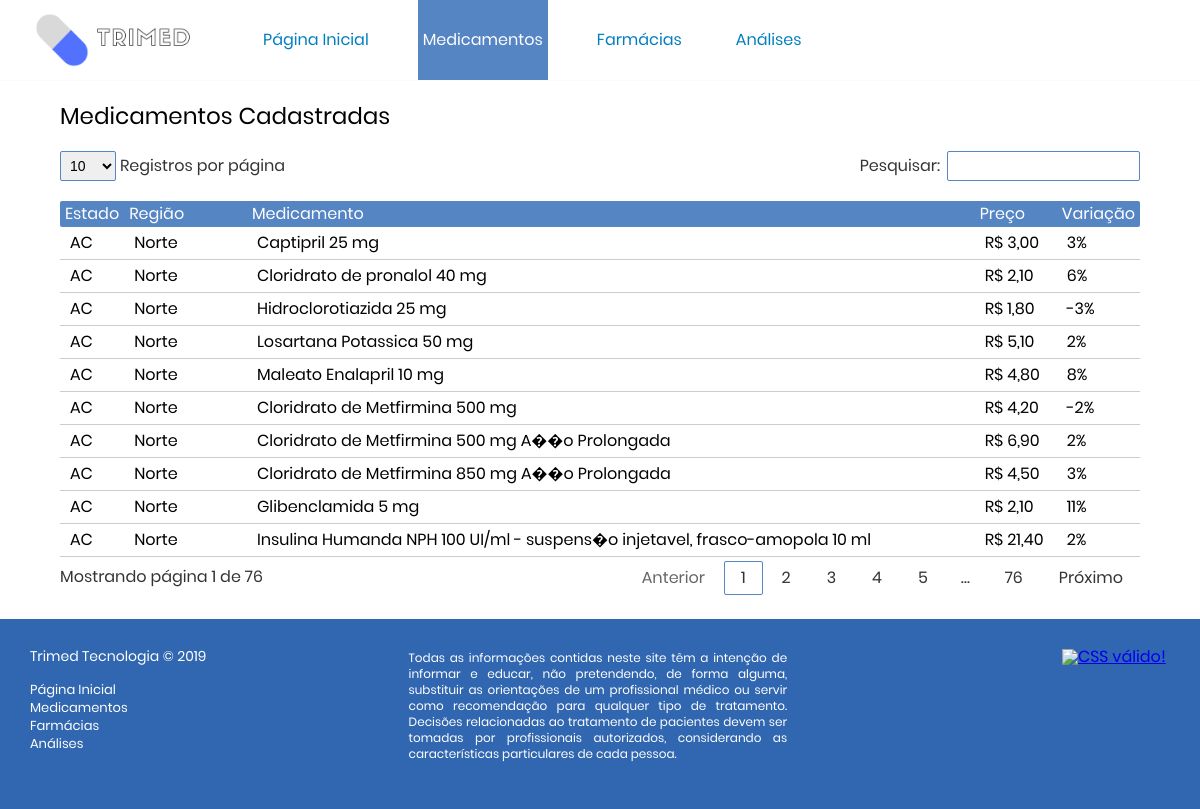
Page /medicamentos.php on the committed database.
### tables this page shows
CREATE TABLE `medicamentos` (
  `id` int(11) NOT NULL,
  `estado` varchar(255) NOT NULL,
  `regiao` varchar(255) NOT NULL,
  `medicamento` varchar(255) NOT NULL,
  `preco` varchar(255) NOT NULL,
  `variacao` varchar(255) NOT NULL
);

### funcoes/listarmedicamentos.php (called while the page is built)
<?php
include('connection/conecta.php');
$query = "select * from medicamentos;";
$con = $conexao->query($query) or die($conexao->error);
?>

### medicamentos.php (the view, shortened to what this page needs)
<?php require_once('head.php'); ?>
<?php require_once('header.php'); ?>
	<section class="conteudonormal">
		<h1>Medicamentos Cadastradas</h1>
		<table id="medicamentos">
			<thead>
				<tr>
					<th>Estado</th>
					<th>Região</th>
					<th>Medicamento</th>
					<th>Preço</th>
					<th>Variação</th>
				</tr>
			</thead>
			<tbody>
			<?php
				include("funcoes/listarmedicamentos.php");
				while($dado = $con->fetch_array()){
			?>
				<tr>
					<td><?php echo $dado['estado'] ?></td>
					<td><?php echo $dado['regiao'] ?></td>
					<td><?php echo $dado['medicamento'] ?></td>
					<td><?php echo $dado['preco'] ?></td>
					<td><?php echo $dado['variacao'] ?></td>
				</tr>
			<?php
				}
			?>
			</tbody>
		</table>
	</section>
<?php require_once('footer.php'); ?>

### head.php (shortened to what this page needs)
<!DOCTYPE html>
<html>
<head>
	<link rel="stylesheet" type="text/css" href="css/style.css">
	<link rel="stylesheet" type="text/css" href="css/effect.css">
	<link rel="stylesheet" type="text/css" href="css/table.css">

### header.php (shortened to what this page needs)
</head>
<body onload="pagina()">
<div class="geral">
	<div class="content">
		<header class="topo">
			<div class="left">
				<img src="img/logo2.png" class="header-logo">
			</div>
			<div class="logo-right">
				<nav class="menu">
					<ul>
						<li><a href="index.php" id="pg">Página Inicial</a></li>
						<li><a href="medicamentos.php" id="rem">Medicamentos</a></li>
						<li><a href="farmacias.php" id="farm">Farmácias</a></li>
						<li><a href="analises.php" id="ana">Análises</a></li>
					</ul>
				</nav>
			</div>
		</header>

### footer.php (shortened to what this page needs)
		<footer>
			<div class="fleft">
        <p>Trimed Tecnologia &copy; 2019</p>
        <ul>
          <li><a href="index.php" id="pg">Página Inicial</a></li>
          <li><a href="medicamentos.php" id="rem">Medicamentos</a></li>
          <li><a href="farmacias.php" id="farm">Farmácias</a></li>
          <li><a href="analises.php" id="ana">Análises</a></li>
        </ul>
			</div>
      <div class="fmid">
        <span>
          Todas as informações contidas neste site têm a intenção de informar e educar, não pretendendo, de forma alguma, substituir as orientações de um profissional médico ou servir como recomendação para qualquer tipo de tratamento. Decisões relacionadas ao tratamento de pacientes devem ser tomadas por profissionais autorizados, considerando as características particulares de cada pessoa.
        </span>
      </div>
      <div class="fright">
        <p>
          <a href="http://jigsaw.w3.org/css-validator/check/referer">
            <img style="border:0;width:88px;height:31px" src="http://jigsaw.w3.org/css-validator/images/vcss-blue" alt="CSS válido!" />
          </a>
        </p>
      </div>
		</footer>
	</div>
</div>
</body>
</html>

### css/style.css (style rules this page uses)
html, body, div, span, applet, object, iframe, h1, h2, h3, h4, h5, h6, p, blockquote, pre, a, abbr, acronym, address, big, cite, code, del, dfn, em, img, ins, kbd, q, s, samp, small, strike, strong, sub, sup, tt, var, b, u, i, center, dl, dt, dd, ol, ul, li, fieldset, form, label, legend, table, caption, tbody, tfoot, thead, tr, th, td, article, aside, canvas, details, embed, figure, figcaption, footer, header, hgroup, menu, nav, output, ruby, section, summary, time, mark, audio, video { margin: 0; padding: 0; border: 0; font-size: 100%; font: inherit; vertical-align: baseline; }
article, aside, details, figcaption, figure, footer, header, hgroup, menu, nav, section { display: block; }
body { line-height: 1; }
ol, ul { list-style: none; }
table { border-collapse: collapse; border-spacing: 0; }
.geral { position: absolute; width: 100%; height: 100%; top: 0px; left: 0px; font-family: 'Poppins', sans-serif; }
.content { position: relative; width: 100%; height: auto; top: 0px; left: 0px; }
.topo { width: 95%; height: 4em; padding: 0.5em 2.5%; background: #fff; line-height: 4em; }
.left { width: 15%; height: 100%; float: left; }
.left img { height: 100%; }
.logo-right { float: left; width: 58%; padding-left: 5%; text-align: left; }
.logo-right ul li { display: inline; padding-right: 40px; }
.menu ul li a { color: #007EBF; padding: 1.8em 5px; text-decoration: none; }
.active { background: #5685C4; color: #fff !important; }
.logo-right ul li:last-child { padding-right: 0px; }
footer { width: 95.6%; min-height: 130px; height: auto; text-align: left; background: #3167b0; color: #fff; padding: 30px; }
.fleft { width: 33%; float: left; }
.fleft p { font-size: 14px; margin-bottom: 20px; }
.fleft a, .btn-map a { text-decoration: none; color: #fff; }
.fleft ul li { font-size: 13px; margin-bottom: 5px; }
.fmid { width: 33%; float: left; text-align: justify; }
.fmid span { font-size: 12px; }
.fright { width: 33%; float: left; text-align: right; }
.conteudonormal { border-top: 1px #fafafa solid; min-height: 450px; height: auto; width: 90%; padding: 2% 5%; }
.conteudonormal h1 { font-size: 23px; margin-bottom: 1em; }
.conteudonormal table { width: 100%; text-align: left; }
.conteudonormal table th { padding: 5px; background: #5685C4; color: #fff; }
.conteudonormal table td { padding: 10px 5px; background: transparent; color: #000; border-bottom: 1px #ccc solid; }
.conteudonormal table th:first-child { border-top-left-radius: 2px; border-bottom-left-radius: 2px; }
.conteudonormal table th:last-child { border-top-right-radius: 2px; border-bottom-right-radius: 2px; }

### css/table.css (style rules this page uses)
table.dataTable { width: 100%; margin: 0 auto; clear: both; border-collapse: separate; border-spacing: 0 }
table.dataTable thead .sorting, table.dataTable thead .sorting_asc, table.dataTable thead .sorting_desc, table.dataTable thead .sorting_asc_disabled, table.dataTable thead .sorting_desc_disabled { cursor: pointer; *cursor: hand; background-repeat: no-repeat; background-position: center right }
table.dataTable thead .sorting { background-image: url("../images/sort_both.png") }
table.dataTable thead .sorting_asc { background-image: url("../images/sort_asc.png") }
table.dataTable tbody tr { background-color: #ffffff }
table.dataTable tbody th, table.dataTable tbody td { padding: 8px 10px }
table.dataTable, table.dataTable th, table.dataTable td { box-sizing: content-box }

### rows in the picture
medicamentos: estado "AC", regiao "Norte", medicamento "Captipril 25 mg", preco "R$ 3,00", variacao "3%"
medicamentos: estado "AC", regiao "Norte", medicamento "Cloridrato de pronalol 40 mg", preco "R$ 2,10", variacao "6%"
medicamentos: estado "AC", regiao "Norte", medicamento "Hidroclorotiazida 25 mg", preco "R$ 1,80", variacao "-3%"
medicamentos: estado "AC", regiao "Norte", medicamento "Losartana Potassica 50 mg", preco "R$ 5,10", variacao "2%"
medicamentos: estado "AC", regiao "Norte", medicamento "Maleato Enalapril 10 mg", preco "R$ 4,80", variacao "8%"
medicamentos: estado "AC", regiao "Norte", medicamento "Cloridrato de Metfirmina 500 mg", preco "R$ 4,20", variacao "-2%"
medicamentos: estado "AC", regiao "Norte", medicamento "Cloridrato de Metfirmina 500 mg A��o Prolongada", preco "R$ 6,90", variacao "2%"
medicamentos: estado "AC", regiao "Norte", medicamento "Cloridrato de Metfirmina 850 mg A��o Prolongada", preco "R$ 4,50", variacao "3%"
medicamentos: estado "AC", regiao "Norte", medicamento "Glibenclamida 5 mg", preco "R$ 2,10", variacao "11%"
medicamentos: estado "AC", regiao "Norte", medicamento "Insulina Humanda NPH 100 UI/ml - suspens�o injetavel, frasco-amopola 10 ml", preco "R$ 21,40", variacao "2%"
